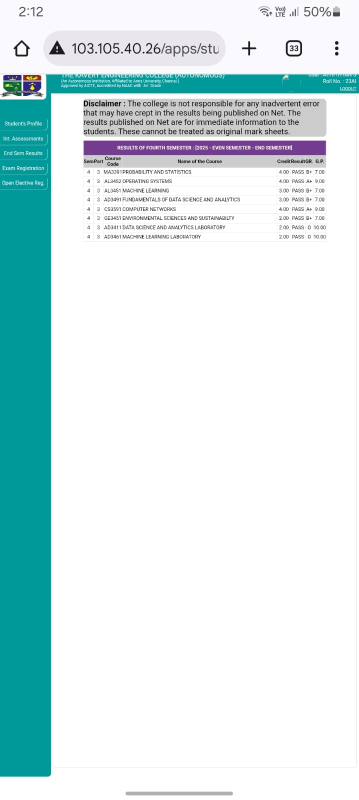
#> input picture uploads/IMG-20250803-WA0078.jpg, 717 x 1600 px (shown at 1/2 size)
$ python -i preprocessing.py   (imports and definitions only)
#> lines starting #> are read from the running program, lines starting #| are printed output that depends on the picture
import cv2
import numpy as np


class Preprocessor:

    def __init__(self, scale_factor=2.0):
        self.scale_factor = scale_factor

    def load(self, image_path):

#> called with image_path = '../uploads/IMG-20250803-WA0078.jpg'
        image = cv2.imread(image_path)
#> image is the input picture: shape (1600, 717, 3); mean B, G, R 233.3, 231.9, 211.5

        if image is None:
            raise FileNotFoundError(image_path)

        return image

    def upscale(self, image):

        if self.scale_factor == 1:
            return image

        h, w = image.shape[:2]
#> h = 1600; w = 717

        return cv2.resize(
            image,
            (int(w * self.scale_factor), int(h * self.scale_factor)),
            interpolation=cv2.INTER_CUBIC,
        )

    def denoise(self, image):

        return cv2.fastNlMeansDenoisingColored(
            image,
            None,
            10,
            10,
            7,
            21,
        )

    def sharpen(self, image):

        kernel = np.array([
            [0, -1, 0],
            [-1, 5, -1],
            [0, -1, 0]
        ])

        return cv2.filter2D(image, -1, kernel)
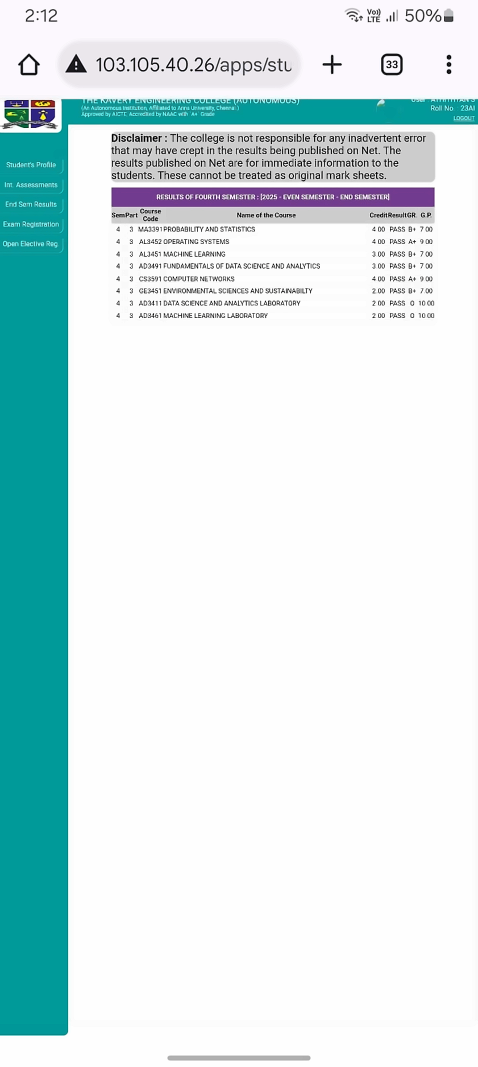
#> returned value: shape (3200, 1434, 3) (shown at 1/3 size); mean of channels 0, 1, 2 232.4, 231.1, 210.7; drawn as B, G, R

    def deskew(self, image):

        gray = cv2.cvtColor(image, cv2.COLOR_BGR2GRAY)
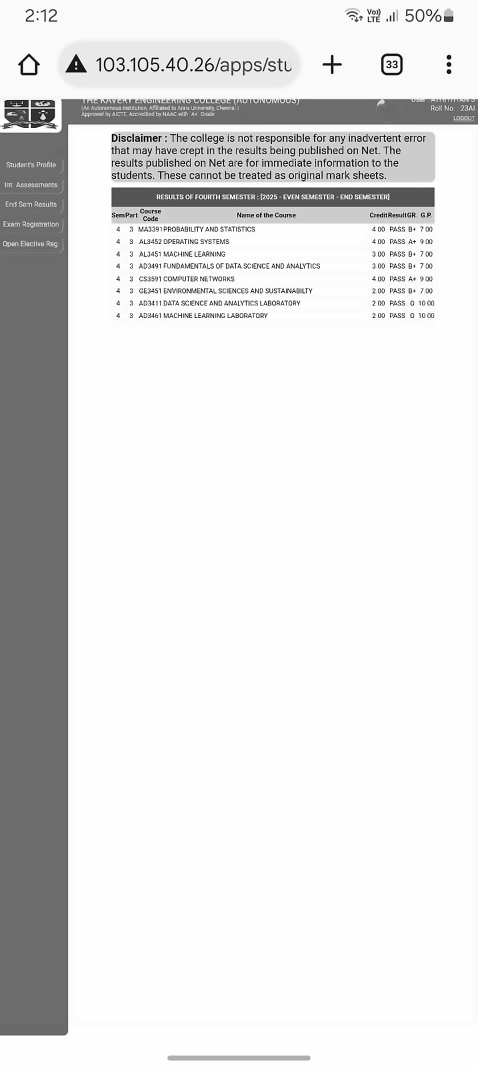
#> gray: shape (3200, 1434) (shown at 1/3 size); min 0, max 255, mean 225.2

        coords = np.column_stack(np.where(gray < 250))
#> coords = 1141652 pairs, first value 22 to 3182, second value 0 to 1433

        if len(coords) == 0:
            return image

        angle = cv2.minAreaRect(coords)[-1]
#> angle = -90

        if angle < -45:
            angle = -(90 + angle)
#> angle = 0
        else:
            angle = -angle

        if abs(angle) < 0.5 or abs(angle) > 15:
            return image

        h, w = image.shape[:2]

        M = cv2.getRotationMatrix2D(
            (w // 2, h // 2),
            angle,
            1.0,
        )

        return cv2.warpAffine(
            image,
            M,
            (w, h),
            flags=cv2.INTER_CUBIC,
            borderMode=cv2.BORDER_REPLICATE,
        )

    def process(self, image_path):

        image = self.load(image_path)

        image = self.upscale(image)

        image = self.denoise(image)

        image = self.sharpen(image)

        image = self.deskew(image)

        return image

>>> result = Preprocessor().process('../uploads/IMG-20250803-WA0078.jpg')

$ run again, on uploads/IMG-20260213-WA0012.jpg
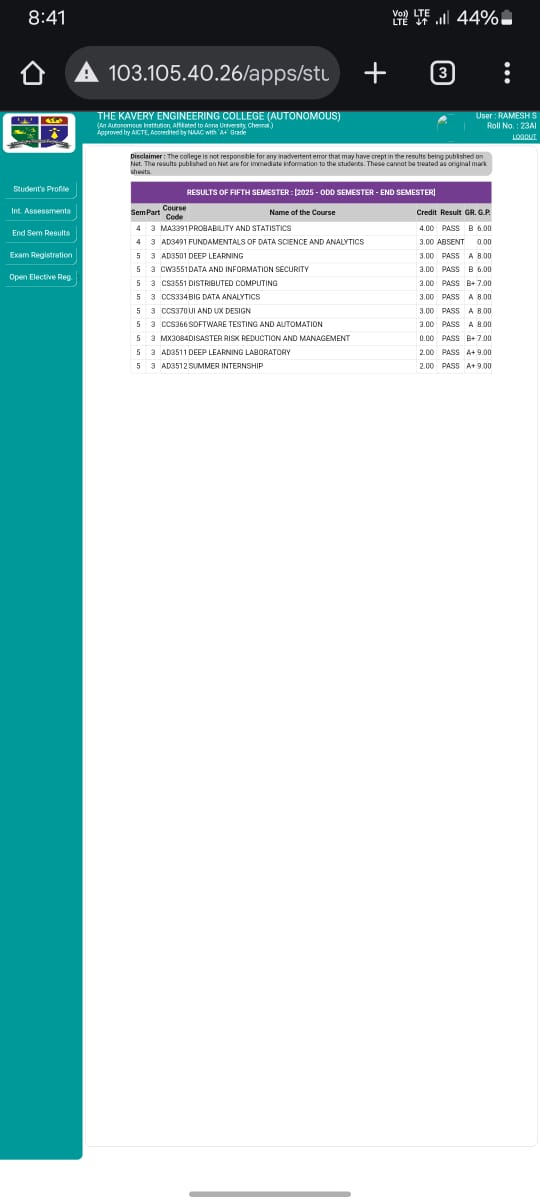
#> input picture uploads/IMG-20260213-WA0012.jpg, 540 x 1204 px
#> in load, image is the input picture: shape (1204, 540, 3); mean B, G, R 215, 213.7, 191.7
#> in deskew, `gray = cv2.cvtColor(image, cv2.COLOR_BGR2GRAY)`:
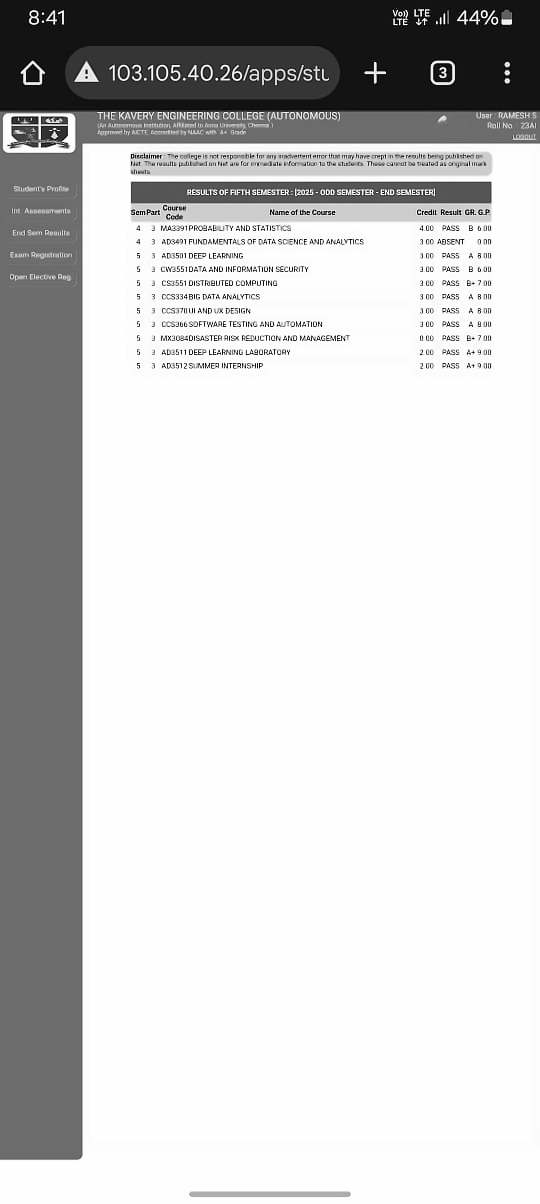
#> gray: shape (2408, 1080) (shown at 1/2 size); min 0, max 255, mean 206.3
#> coords = 797046 pairs, first value 0 to 2394, second value 0 to 1079
#> in deskew, `angle = cv2.minAreaRect(coords)[-1]`: angle = -90
#> in deskew, `angle = -(90 + angle)`: angle = 0
